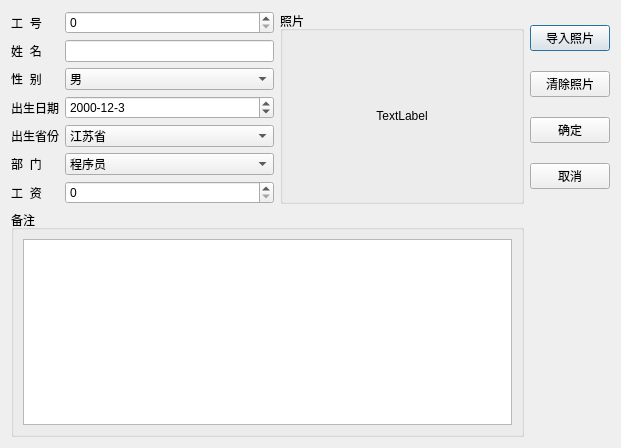
<?xml version="1.0" encoding="UTF-8"?>
<ui version="4.0">
 <class>TDialogData</class>
 <widget class="QDialog" name="TDialogData">
  <property name="geometry">
   <rect>
    <x>0</x>
    <y>0</y>
    <width>621</width>
    <height>448</height>
   </rect>
  </property>
  <property name="windowTitle">
   <string>Dialog</string>
  </property>
  <layout class="QGridLayout" name="gridLayout_3">
   <item row="0" column="0">
    <layout class="QHBoxLayout" name="horizontalLayout">
     <item>
      <layout class="QFormLayout" name="formLayout">
       <item row="0" column="0">
        <widget class="QLabel" name="label">
         <property name="text">
          <string>工  号</string>
         </property>
         <property name="alignment">
          <set>Qt::AlignCenter</set>
         </property>
        </widget>
       </item>
       <item row="0" column="1">
        <widget class="QSpinBox" name="spinBox">
         <property name="maximum">
          <number>9999999</number>
         </property>
        </widget>
       </item>
       <item row="1" column="0">
        <widget class="QLabel" name="label_2">
         <property name="text">
          <string>姓  名</string>
         </property>
         <property name="alignment">
          <set>Qt::AlignCenter</set>
         </property>
        </widget>
       </item>
       <item row="1" column="1">
        <widget class="QLineEdit" name="lineEdit"/>
       </item>
       <item row="2" column="0">
        <widget class="QLabel" name="label_3">
         <property name="text">
          <string>性  别</string>
         </property>
         <property name="alignment">
          <set>Qt::AlignCenter</set>
         </property>
        </widget>
       </item>
       <item row="2" column="1">
        <widget class="QComboBox" name="comboBox">
         <item>
          <property name="text">
           <string>男</string>
          </property>
         </item>
         <item>
          <property name="text">
           <string>女</string>
          </property>
         </item>
        </widget>
       </item>
       <item row="3" column="0">
        <widget class="QLabel" name="label_4">
         <property name="text">
          <string>出生日期</string>
         </property>
         <property name="alignment">
          <set>Qt::AlignCenter</set>
         </property>
        </widget>
       </item>
       <item row="4" column="0">
        <widget class="QLabel" name="label_5">
         <property name="text">
          <string>出生省份</string>
         </property>
         <property name="alignment">
          <set>Qt::AlignCenter</set>
         </property>
        </widget>
       </item>
       <item row="4" column="1">
        <widget class="QComboBox" name="comboBox_3">
         <item>
          <property name="text">
           <string>江苏省</string>
          </property>
         </item>
         <item>
          <property name="text">
           <string>北京市</string>
          </property>
         </item>
         <item>
          <property name="text">
           <string>广东省</string>
          </property>
         </item>
        </widget>
       </item>
       <item row="5" column="0">
        <widget class="QLabel" name="label_6">
         <property name="text">
          <string>部  门</string>
         </property>
         <property name="alignment">
          <set>Qt::AlignCenter</set>
         </property>
        </widget>
       </item>
       <item row="5" column="1">
        <widget class="QComboBox" name="comboBox_4">
         <item>
          <property name="text">
           <string>程序员</string>
          </property>
         </item>
         <item>
          <property name="text">
           <string>运维工程师</string>
          </property>
         </item>
         <item>
          <property name="text">
           <string>后端程序员</string>
          </property>
         </item>
        </widget>
       </item>
       <item row="6" column="0">
        <widget class="QLabel" name="label_7">
         <property name="text">
          <string>工  资</string>
         </property>
         <property name="alignment">
          <set>Qt::AlignCenter</set>
         </property>
        </widget>
       </item>
       <item row="6" column="1">
        <widget class="QSpinBox" name="spinBox_2">
         <property name="maximum">
          <number>999999999</number>
         </property>
        </widget>
       </item>
       <item row="3" column="1">
        <widget class="QDateEdit" name="dateEdit">
         <property name="displayFormat">
          <string>yyyy-M-d</string>
         </property>
         <property name="date">
          <date>
           <year>2000</year>
           <month>12</month>
           <day>3</day>
          </date>
         </property>
        </widget>
       </item>
      </layout>
     </item>
     <item>
      <widget class="QGroupBox" name="groupBox">
       <property name="minimumSize">
        <size>
         <width>220</width>
         <height>0</height>
        </size>
       </property>
       <property name="title">
        <string>照片</string>
       </property>
       <layout class="QGridLayout" name="gridLayout">
        <item row="0" column="0">
         <widget class="QLabel" name="label_picture">
          <property name="minimumSize">
           <size>
            <width>220</width>
            <height>0</height>
           </size>
          </property>
          <property name="text">
           <string>TextLabel</string>
          </property>
          <property name="alignment">
           <set>Qt::AlignCenter</set>
          </property>
         </widget>
        </item>
       </layout>
      </widget>
     </item>
    </layout>
   </item>
   <item row="0" column="1">
    <layout class="QVBoxLayout" name="verticalLayout">
     <item>
      <widget class="QPushButton" name="pushButton_loadPicture">
       <property name="text">
        <string>导入照片</string>
       </property>
      </widget>
     </item>
     <item>
      <widget class="QPushButton" name="pushButton_clearPicture">
       <property name="text">
        <string>清除照片</string>
       </property>
      </widget>
     </item>
     <item>
      <widget class="QPushButton" name="pushButton_OK">
       <property name="text">
        <string>确定</string>
       </property>
      </widget>
     </item>
     <item>
      <widget class="QPushButton" name="pushButton_Cancel">
       <property name="text">
        <string>取消</string>
       </property>
      </widget>
     </item>
    </layout>
   </item>
   <item row="1" column="0">
    <widget class="QGroupBox" name="groupBox_2">
     <property name="title">
      <string>备注</string>
     </property>
     <layout class="QGridLayout" name="gridLayout_2">
      <item row="0" column="0">
       <widget class="QPlainTextEdit" name="plainTextEdit"/>
      </item>
     </layout>
    </widget>
   </item>
  </layout>
 </widget>
 <resources/>
 <connections>
  <connection>
   <sender>pushButton_OK</sender>
   <signal>clicked()</signal>
   <receiver>TDialogData</receiver>
   <slot>accept()</slot>
   <hints>
    <hint type="sourcelabel">
     <x>497</x>
     <y>146</y>
    </hint>
    <hint type="destinationlabel">
     <x>277</x>
     <y>223</y>
    </hint>
   </hints>
  </connection>
  <connection>
   <sender>pushButton_Cancel</sender>
   <signal>clicked()</signal>
   <receiver>TDialogData</receiver>
   <slot>reject()</slot>
   <hints>
    <hint type="sourcelabel">
     <x>497</x>
     <y>198</y>
    </hint>
    <hint type="destinationlabel">
     <x>277</x>
     <y>223</y>
    </hint>
   </hints>
  </connection>
 </connections>
</ui>
